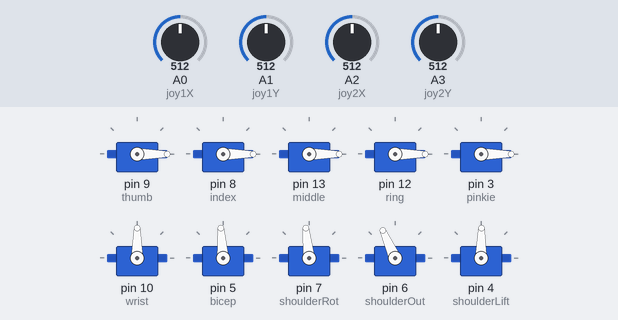
A sketch run on a simulated Arduino Uno, built with avr-gcc and run on an emulated ATmega328P. On the bench: 10 × servo. Inputs (shaded band) come from the test bench; at power-on: A0 (joy1X) = 512, A1 (joy1Y) = 512, A2 (joy2X) = 512, A3 (joy2Y) = 512.

Above: at 1.2 s.
1.3 s: A0 (joy1X) set to 716
At 2.0 s:
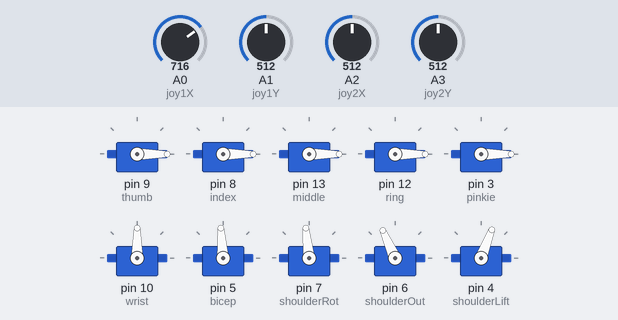
2.8 s: A1 (joy1Y) set to 716
At 4.0 s:
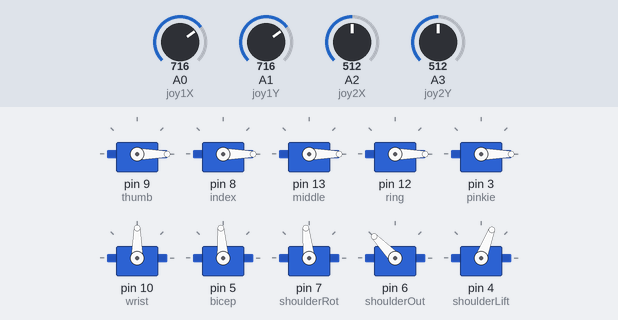
4.3 s: A2 (joy2X) set to 716
At 5.4 s:
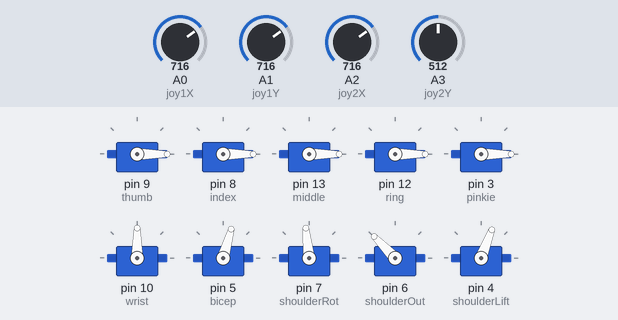
5.8 s: A3 (joy2Y) set to 716
At 6.5 s:
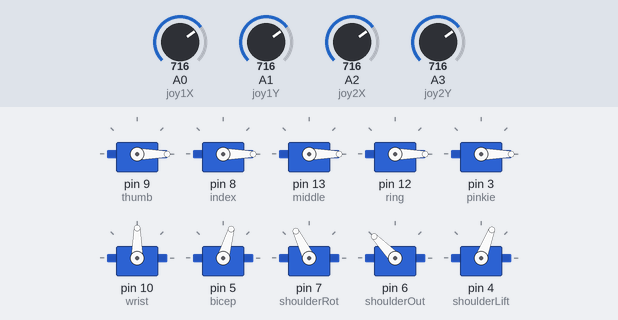
7.3 s: A0 (joy1X) set to 510
At 7.6 s:
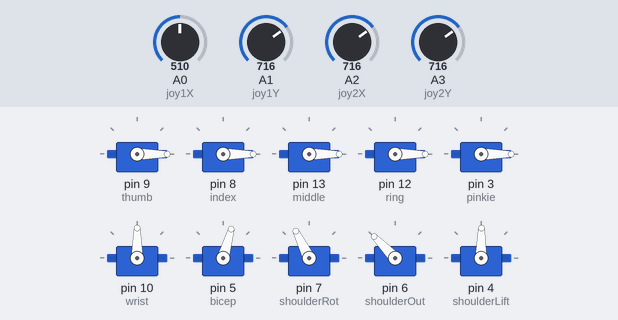
8.8 s: A1 (joy1Y) set to 510
At 9.8 s:
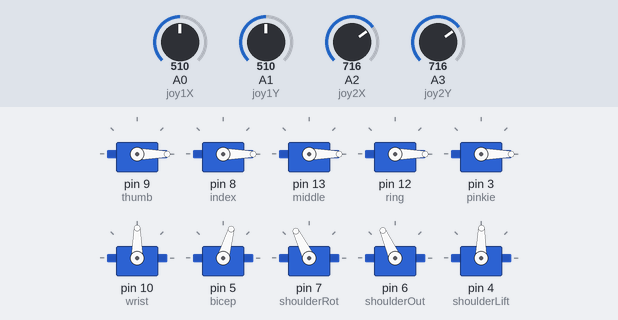
Timing chart, 0 to 11.3 s (numbered marks = the images above; inputs shaded):
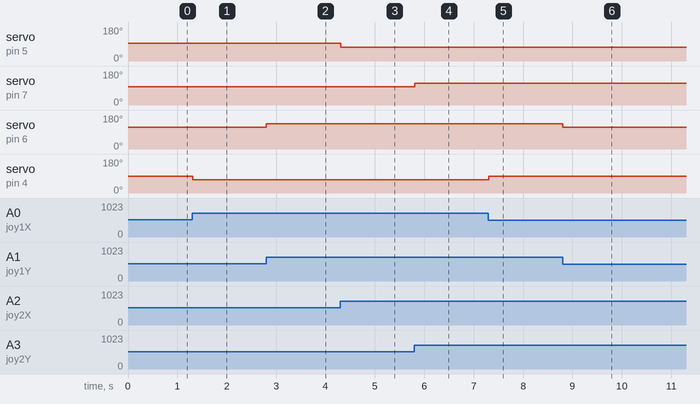

The sketch:

joystickControlCommented.ino
```cpp
#include <Wire.h>
#include <Servo.h>

Servo thumb;//initialize servos being used
Servo index;
Servo middle;
Servo ring;
Servo pinkie;
Servo wrist;

Servo neckUpDown;
Servo neckRot;
Servo bicep;//360 deg servo
Servo shoulderRot;//360 deg servo
Servo shoulderOut;//360 deg servo
Servo shoulderLift;//360 deg servo

//Our 360 degree servos were modified by us, so each has a slightly different no-movement angle.
//We use these variables to simplify the code structure.

int bicep0 = 94;
int shoulderRot0 = 96;
int shoulderOut0 = 114;//up = 118
int shoulderLift0 = 89;

//These are variables that we'll use to convert the joystick potentiometer reading to
//a value that we add onto the servo zero val. This increases the speed in one direction or another.

int a, b, c, d;

int joy1X = A0; //configure which pins belong to which potentiometer
int joy1Y = A1;
int joy2X = A2;
int joy2Y = A3;

int x1, x2, y1, y2; //These are variables that store raw potentiometer readings.

void setup() {
  Serial.begin(9600);
  thumb.attach(9);
  index.attach(8);
  middle.attach(13);
  ring.attach(12);
  pinkie.attach(3);
  wrist.attach(10);

  //neckUpDown.attach(9);
  //neckRot.attach(9);
  bicep.attach(5);
  shoulderRot.attach(7);
  shoulderOut.attach(6);
  shoulderLift.attach(4);

  thumb.write(0);
  index.write(0);
  middle.write(0);
  ring.write(0);
  pinkie.write(0);
  wrist.write(90); //the servo motors tend to move a little each time we reset, so this keeps them from
  //moving too far and breaking a joint.

}

void loop() { //main code
  x1 = analogRead(joy1X);  //rest = 512, up = 1024, down = 0. Assign a reading to a variable
  y1 = analogRead(joy1Y);
  x2 = analogRead(joy2X);
  y2 = analogRead(joy2Y);

  if (moved(x1)) { //if joystick has been moved, move the corresponding motor by the value of that joystick.
    moveShoulderLift(x1);
  } else {
    moveShoulderLift(512); //otherwise 'move' the motor by the neutral value, which keeps it from turning.
  }
  if (moved(y1)) { //etc. Cycle through all potentiometers.
    moveShoulderOut(y1);
  } else {
    moveShoulderOut(512);
  }
  if (moved(x2)) {
    moveBicep(x2);
  } else {
    moveBicep(512);
  }
  if (moved(y2)) {
    moveShoulderRot(y2);
  } else {
    moveShoulderRot(512);
  }
  delay(10); //delay to avoid errors in measurement.
}

boolean moved(int val) { //checks if potentiometer has moved. Although in theory it should return
  //512 at neutral position, the real-life potentiometer may have deviations, therefore we use this to account for that.
  if (val > 520 || val < 500) {
    return true;
  } else {
    return false;
  }
}

void moveShoulderLift(int val) { //methods that are unique to each motor
  if (val < 512) {//if moved one way
    a = (512 - val) / 10; //convert the pot reading to something the servo can accelerate by. You can adjust
    //the /10 if you wish to experiment.
    shoulderLift.write(shoulderLift0 + a);//tell servo to go to neutral position + the reading from the joystick.
  } else if (val > 512) {//if moved the other way
    a = (val - 512) / 10;
    shoulderLift.write(shoulderLift0 - a);
  } else {
    shoulderLift.write(shoulderLift0);//otherwise stop the motor
  }
}

void moveShoulderOut(int val) {//etc.
  if (val < 512) {
    b = (512 - val) / 10;
    shoulderOut.write(shoulderOut0 - b);
  } else if (val > 512) {
    b = (val - 512) / 10;
    shoulderOut.write(shoulderOut0 + b);
  } else {
    shoulderOut.write(shoulderOut0);
  }
}
void moveBicep(int val) {
  if (val < 512) {
    c = (512 - val) / 10;
    bicep.write(bicep0 + c);
  } else if (val > 512) {
    c = (val - 512) / 10;
    bicep.write(bicep0 - c);
  } else {
    bicep.write(bicep0);
  }
}
void moveShoulderRot(int val) {
  if (val < 512) {
    d = (512 - val) / 10;
    shoulderRot.write(shoulderRot0 - d);
  } else if (val > 512) {
    d = (val - 512) / 10;
    shoulderRot.write(shoulderRot0 + d);
  } else {
    shoulderRot.write(shoulderRot0);
  }
}
```

Measured:
- after the input at 1.3 s, servo on pin 4 (shoulderLift): 89° → 69° at once
- after the input at 2.8 s, servo on pin 6 (shoulderOut): 114° → 134° at once
- after the input at 4.3 s, servo on pin 5 (bicep): 94° → 74° at once
- after the input at 5.8 s, servo on pin 7 (shoulderRot): 96° → 116° at once
- after the input at 7.3 s, servo on pin 4 (shoulderLift): 69° → 89° at once
- after the input at 8.8 s, servo on pin 6 (shoulderOut): 134° → 114° at once
